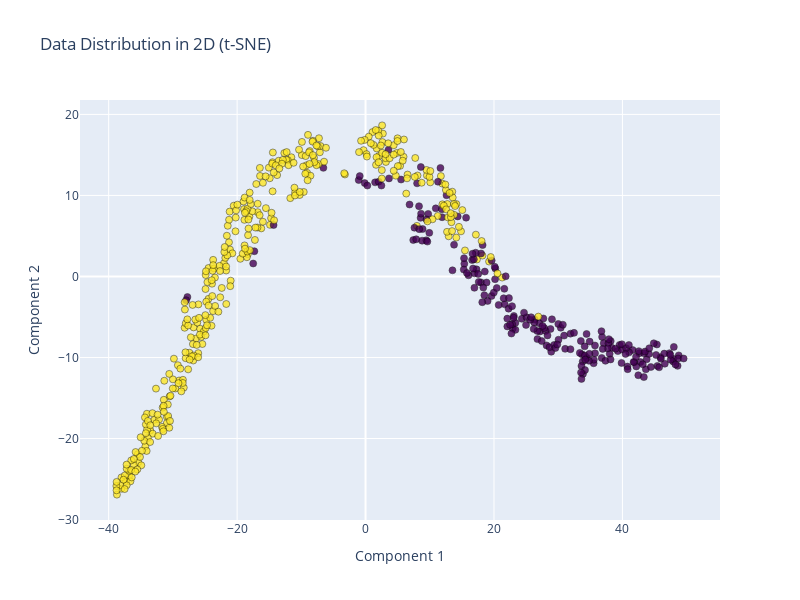

Notebook code cell kept with this figure:
### Code cell
import plotly.graph_objs as go
import plotly.io as pio
from sklearn.manifold import TSNE

# Apply t-SNE to reduce data to 2 dimensions
tsne = TSNE(n_components=2, random_state=42)
X_tsne = tsne.fit_transform(X)

# Get target names
target_names = my_data["target_names"]

# Create hover text for labels
hover_text = [f'Target: {target_names[label]}<br>Attributes (only first 5): {", ".join(map(str, attrs[0:5]))}'
              for label, attrs in zip(y, X)]

# Create trace for data points
trace = go.Scatter(
    x=X_tsne[:, 0],
    y=X_tsne[:, 1],
    mode='markers',
    hovertext=hover_text,
    marker=dict(
        size=7,
        color=y,
        colorscale='Viridis',
        line=dict(
            color='rgb(0, 0, 0)',
            width=0.5
        ),
        opacity=0.8
    )
)

# Create layout
layout = go.Layout(
    title='Data Distribution in 2D (t-SNE)',
    xaxis=dict(title='Component 1'),
    yaxis=dict(title='Component 2'),
    width=800,  # Set the width of the plot
    height=600,  # Set the height of the plot
)

# Create figure
fig = go.Figure(data=[trace], layout=layout)

# Show interactive plot
pio.show(fig)

### Figure 1 — Plotly figure (JSON) as saved in the notebook; plotly's stock layout.template omitted (floating-point values rounded to 4 significant figures; data arrays with more than 128 entries replaced by an {"elided": "..."} marker saying what was removed)
{"data": [{"hovertext": {"elided": "569 str values"}, "marker": {"color": {"elided": "569 int values"}, "colorscale": [[0.0, "#440154"], [0.1111, "#482878"], [0.2222, "#3e4989"], [0.3333, "#31688e"], [0.4444, "#26828e"], [0.5556, "#1f9e89"], [0.6667, "#35b779"], [0.7778, "#6ece58"], [0.8889, "#b5de2b"], [1.0, "#fde725"]], "line": {"color": "rgb(0, 0, 0)", "width": 0.5}, "opacity": 0.8, "size": 7}, "mode": "markers", "x": {"elided": "569 float values"}, "y": {"elided": "569 float values"}, "type": "scatter"}], "layout": {"height": 600, "title": {"text": "Data Distribution in 2D (t-SNE)"}, "width": 800, "xaxis": {"title": {"text": "Component 1"}}, "yaxis": {"title": {"text": "Component 2"}}}}
